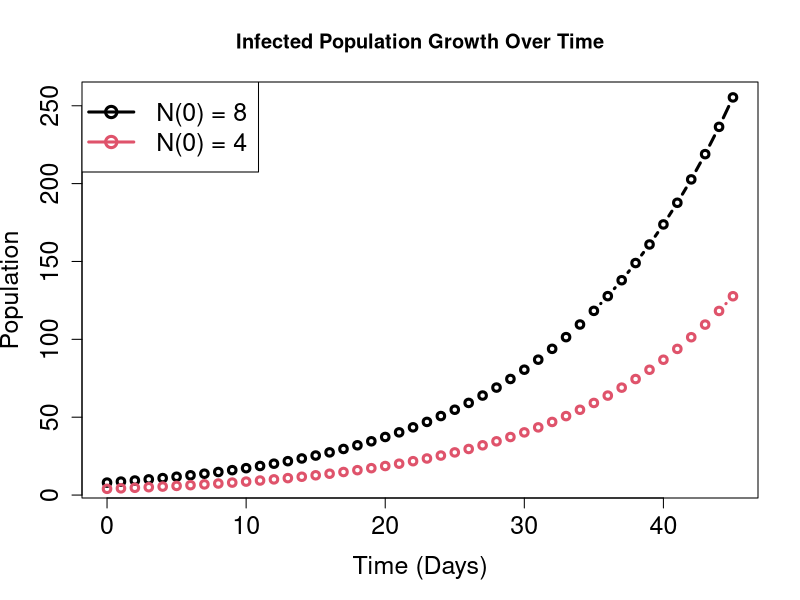
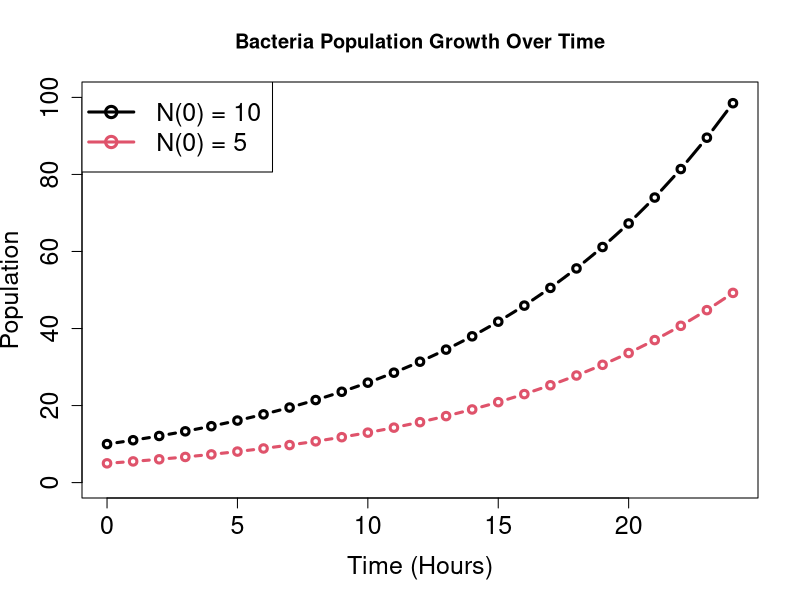
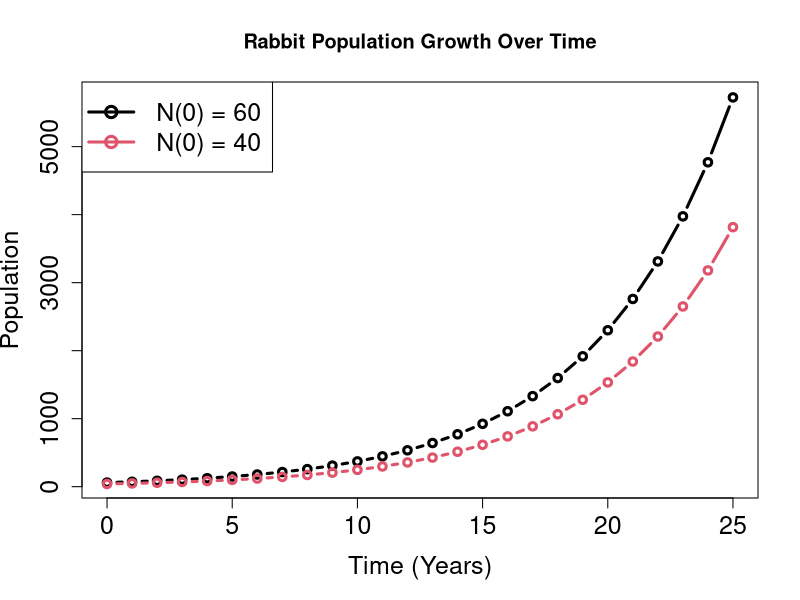
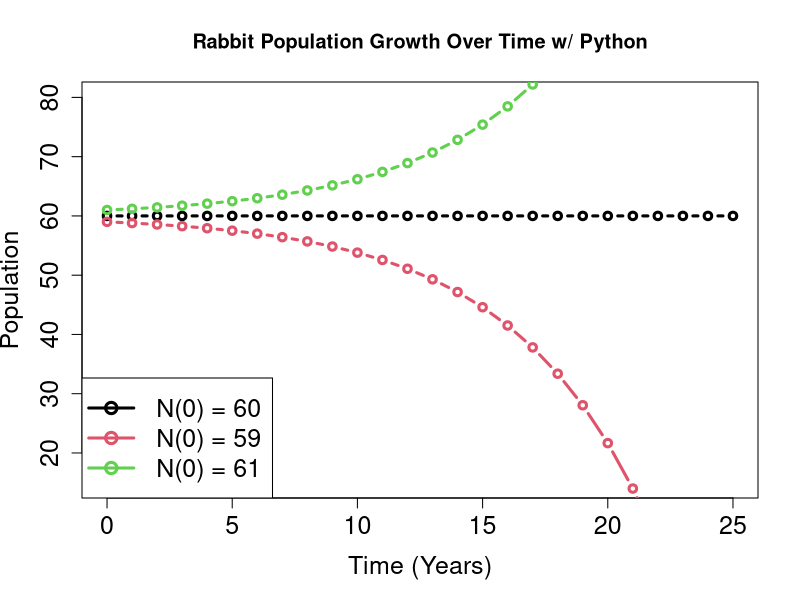
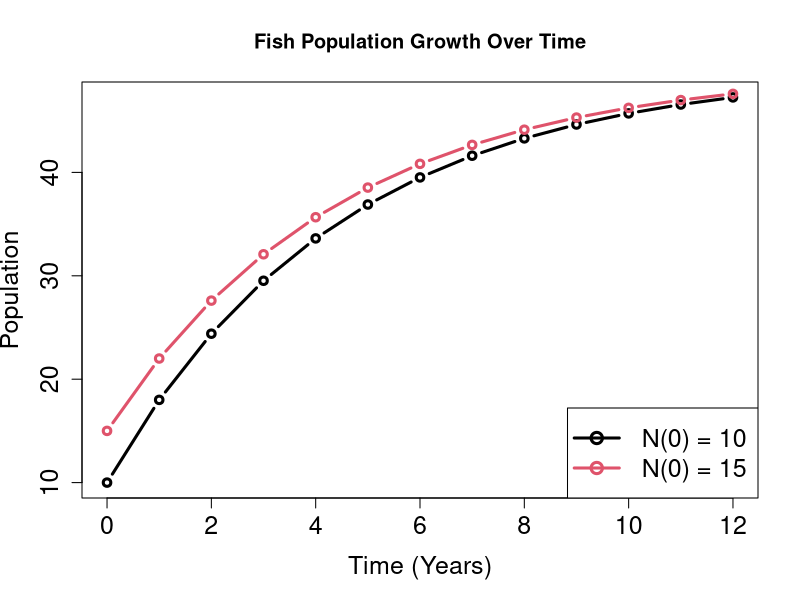
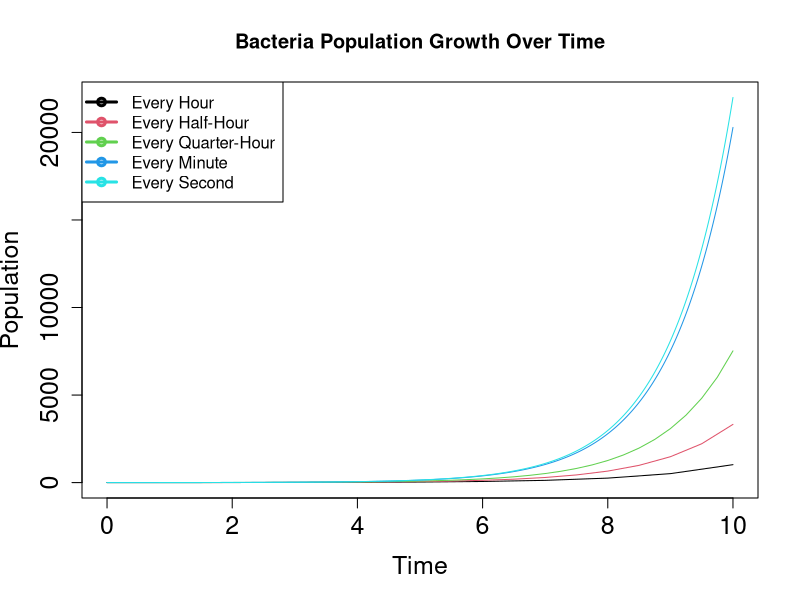

Generate these figures, in order, with R:
## ---- chunk 1
steps <- 45
inf <- rep(1, steps+1)
inf[1] <- 8
for(i in 1:steps){
  inf[i+1] <- (inf[i] * 1.08)
}
print(inf[steps+1])

time <- 0:45
plot(time, inf, main = "Infected Population Growth Over Time", xlab = "Time (Days)", ylab = "Population", t = "b", lwd = 3, cex.axis = 1.5, cex.lab = 1.5)

steps2 <- 45
inf2 <- rep(1, steps2+1)
inf2[1] <- 4
for(i in 1:steps2){
  inf2[i+1] <- (inf2[i] * 1.08)
}
print(inf2[steps2+1])

time2 <- 0:45
lines(time2, inf2, t = "b", lwd = 3, col = 2)
leg.txt <- c("N(0) = 8", "N(0) = 4")
legend("topleft", leg.txt, cex = 1.5, col = c(1, 2), pch = 1, lty = 1, lwd = 3)
## ---- chunk 2
steps <- 24
bac <- rep(1, steps+1)
bac[1] <- 10
for(i in 1:steps){
  bac[i+1] <- (bac[i] * 1.1)
}
print(bac[steps+1])

time <- 0:24
plot(time, bac, main = "Bacteria Population Growth Over Time", xlab = "Time (Hours)", ylab = "Population", t = "b", lwd = 3, cex.axis = 1.5, cex.lab = 1.5, ylim = c(0,100))

steps2 <- 24
bac2 <- rep(1, steps2+1)
bac2[1] <- 5
for(i in 1:steps2){
  bac2[i+1] <- (bac2[i] * 1.1)
}
print(bac2[steps2+1])

time2 <- 0:24
lines(time2, bac2, t = "b", lwd = 3, col = 2)
leg.txt <- c("N(0) = 10", "N(0) = 5")
legend("topleft", leg.txt, cex = 1.5, col = c(1, 2), pch = 1, lty = 1, lwd = 3)
## ---- chunk 3
steps <- 25
rabbits <- rep(1, steps+1)
rabbits[1] <- 60
for(i in 1:steps){
  rabbits[i+1] <- (rabbits[i] * 1.2)
}
print(rabbits[steps+1])

time <- 0:25
plot(time, rabbits, main = "Rabbit Population Growth Over Time", xlab = "Time (Years)", ylab = "Population", t = "b", lwd = 3, cex.axis = 1.5, cex.lab = 1.5)

steps2 <- 25
rabbits2 <- rep(1, steps2+1)
rabbits2[1] <- 40
for(i in 1:steps2){
  rabbits2[i+1] <- (rabbits2[i] * 1.2)
}
print(rabbits2[steps2+1])

time2 <- 0:25
lines(time2, rabbits2, t = "b", lwd = 3, col = 2)
leg.txt <- c("N(0) = 60", "N(0) = 40")
legend("topleft", leg.txt, cex = 1.5, col = c(1, 2), pch = 1, lty = 1, lwd = 3)
## ---- chunk 4
steps <- 25
rabbits <- rep(1, steps+1)
rabbits[1] <- 60
for(i in 1:steps){
  rabbits[i+1] <- (rabbits[i] * 1.2) - 12
}
print(rabbits[steps+1])

time <- 0:25
plot(time, rabbits, main = "Rabbit Population Growth Over Time w/ Python", xlab = "Time (Years)", ylab = "Population", t = "b", lwd = 3, cex.axis = 1.5, cex.lab = 1.5, ylim = c(15, 80))

steps2 <- 25
rabbits2 <- rep(1, steps2+1)
rabbits2[1] <- 59
for(i in 1:steps2){
  rabbits2[i+1] <- (rabbits2[i] * 1.2) - 12
}
print(rabbits2[steps2+1])

time2 <- 0:25
lines(time2, rabbits2, t = "b", lwd = 3, col = 2)

steps6 <- 25
rabbits3 <- rep(1, steps6+1)
rabbits3[1] <- 61
for(i in 1:steps6){
  rabbits3[i+1] <- (rabbits3[i] * 1.2) - 12
}
print(rabbits3[steps6+1])

time3 <- 0:25
lines(time3, rabbits3, t = "b", lwd = 3, col = 3)
leg.txt <- c("N(0) = 60", "N(0) = 59", "N(0) = 61")
legend("bottomleft", leg.txt, cex = 1.5, col = c(1, 2, 3), pch = 1, lty = 1, lwd = 3)
## ---- chunk 5
steps <- 12
fish <- rep(1, steps+1)
fish[1] <- 10
for(i in 1:steps){
  fish[i+1] <- (fish[i] * 0.8) + 10
}
print(fish[steps+1])

time <- 0:12
plot(time, fish, main = "Fish Population Growth Over Time", xlab = "Time (Years)", ylab = "Population", t = "b", lwd = 3, cex.axis = 1.5, cex.lab = 1.5,)

steps2 <- 12
fish2 <- rep(1, steps2+1)
fish2[1] <- 15
for(i in 1:steps2){
  fish2[i+1] <- (fish2[i] * 0.8) + 10
}
print(fish2[steps2+1])

time2 <- 0:12
lines(time2, fish2, t = "b", lwd = 3, col = 2)
leg.txt <- c("N(0) = 10", "N(0) = 15")
legend("bottomright", leg.txt, cex = 1.5, col = c(1, 2), pch = 1, lty = 1, lwd = 3)

## ---- chunk 6
steps <- 10
bacteria <- rep(1, steps+1)
bacteria[1] <- 1
for(i in 1:steps){
  bacteria[i+1] <- (bacteria[i] * 2)
}
print(bacteria[steps+1])
## ---- chunk 7
steps <- 20
bacteria <- rep(1, steps+1)
bacteria[1] <- 1
for(i in 1:steps){
  bacteria[i+1] <- (bacteria[i] * 1.5)
}
print(bacteria[steps+1])

# This population is drastically larger than the previous value and it is more than triple the previous value.
## ---- chunk 8
steps <- 40
bacteria <- rep(1, steps+1)
bacteria[1] <- 1
for(i in 1:steps){
  bacteria[i+1] <- (bacteria[i] * 1.25)
}
print(bacteria[steps+1])

# This population is drastically larger than the previous value and it is more than double the previous value.
## ---- chunk 9
steps <- 600
bacteria <- rep(1, steps+1)
bacteria[1] <- 1
for(i in 1:steps){
  bacteria[i+1] <- (bacteria[i] * (1+(1/60)))
}
print(bacteria[steps+1])

# This population is drastically larger than the previous value and it is larger by almost more than 15,000.
## ---- chunk 10
steps <- 36000
bacteria <- rep(1, steps+1)
bacteria[1] <- 1
for(i in 1:steps){
  bacteria[i+1] <- (bacteria[i] * (1+(1/3600)))
}
print(bacteria[steps+1])

# This population is not drastically larger than the previous value but it is larger by more than 1,500.
## ---- chunk 11
steps <- 10
bacteria <- rep(1, steps+1)
bacteria[1] <- 1
for(i in 1:steps){
  bacteria[i+1] <- (bacteria[i] * 2)
}
print(bacteria[steps+1])

time_a <- seq(0,10,1)

steps2 <- 20
bacteria2 <- rep(1, steps2+1)
bacteria2[1] <- 1
for(i in 1:steps2){
  bacteria2[i+1] <- (bacteria2[i] * 1.5)
}
print(bacteria2[steps2+1])

time_b <- seq(0,10,0.5)

steps3 <- 40
bacteria3 <- rep(1, steps3+1)
bacteria3[1] <- 1
for(i in 1:steps3){
  bacteria3[i+1] <- (bacteria3[i] * 1.25)
}
print(bacteria3[steps3+1])

time_c <- seq(0,10,.25)

steps4 <- 600
bacteria4 <- rep(1, steps4+1)
bacteria4[1] <- 1
for(i in 1:steps4){
  bacteria4[i+1] <- (bacteria4[i] * (1+(1/60)))
}
print(bacteria4[steps4+1])

time_d <- seq(0,10,(1/60))

steps5 <- 36000
bacteria5 <- rep(1, steps5+1)
bacteria5[1] <- 1
for(i in 1:steps5){
  bacteria5[i+1] <- (bacteria5[i] * (1+(1/3600)))
}
print(bacteria5[steps5+1])

time_e <- seq(0,10,(1/3600))

plot(time_a, bacteria, main = "Bacteria Population Growth Over Time", xlab = "Time", ylab = "Population", t = "l", lwd = 1, cex.axis = 1.5, cex.lab = 1.5, ylim = c(0, 22000))

lines(time_b, bacteria2, lwd = 1, col = 2)

lines(time_c, bacteria3, lwd = 1, col = 3)

lines(time_d, bacteria4, lwd = 1, col = 4)

lines(time_e, bacteria5, lwd = 1, col = 5)

leg.txt <- c("Every Hour", "Every Half-Hour", "Every Quarter-Hour", "Every Minute", "Every Second")
legend("topleft", leg.txt, cex = 1, col = c(1, 2, 3, 4, 5), pch = 1, lty = 1, lwd = 3)
